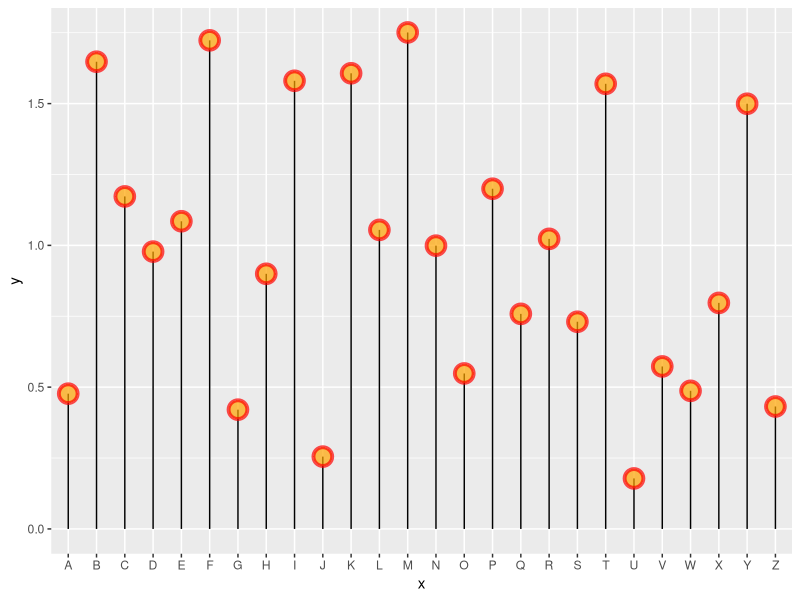
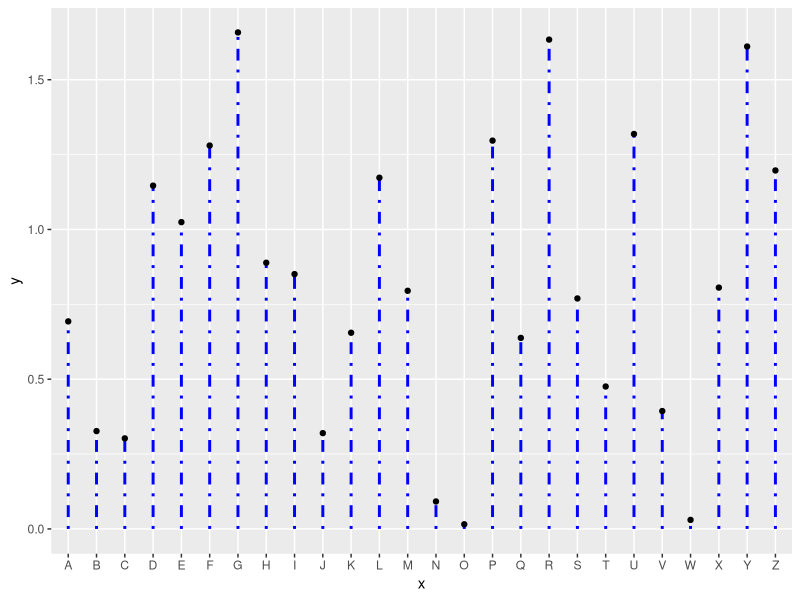
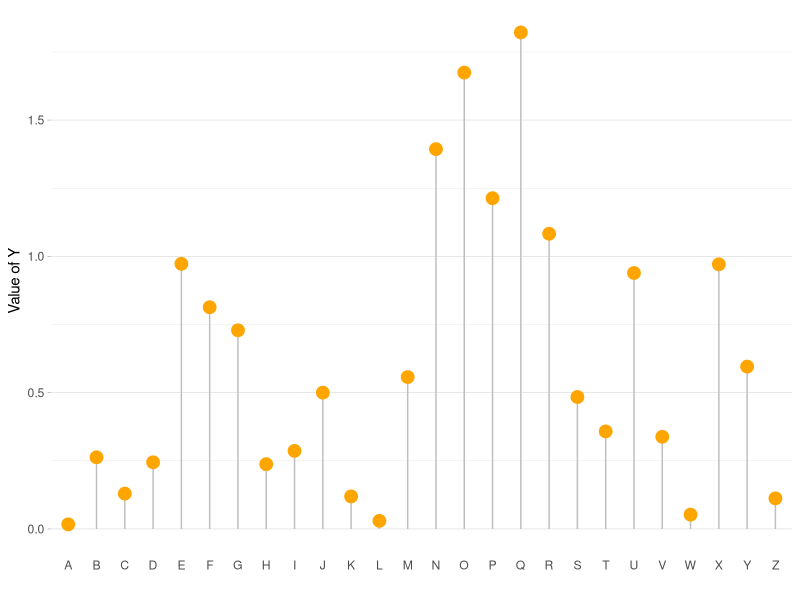
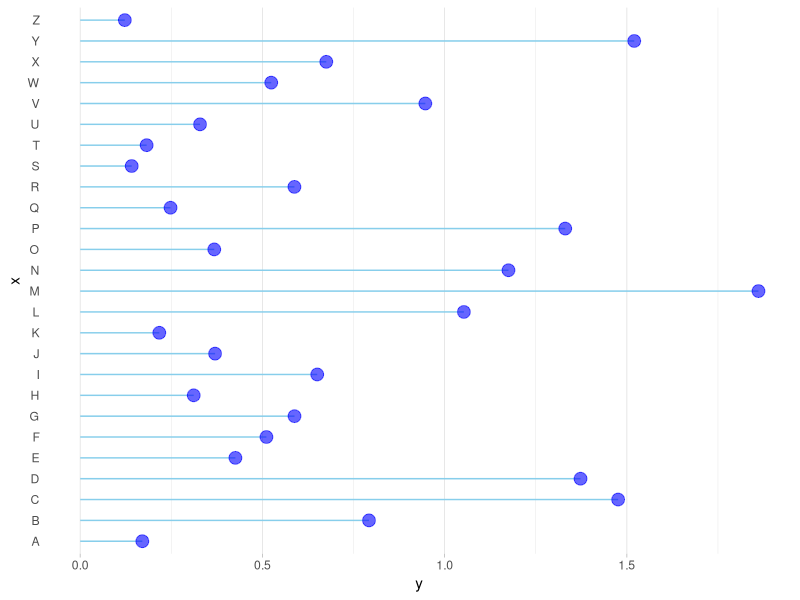
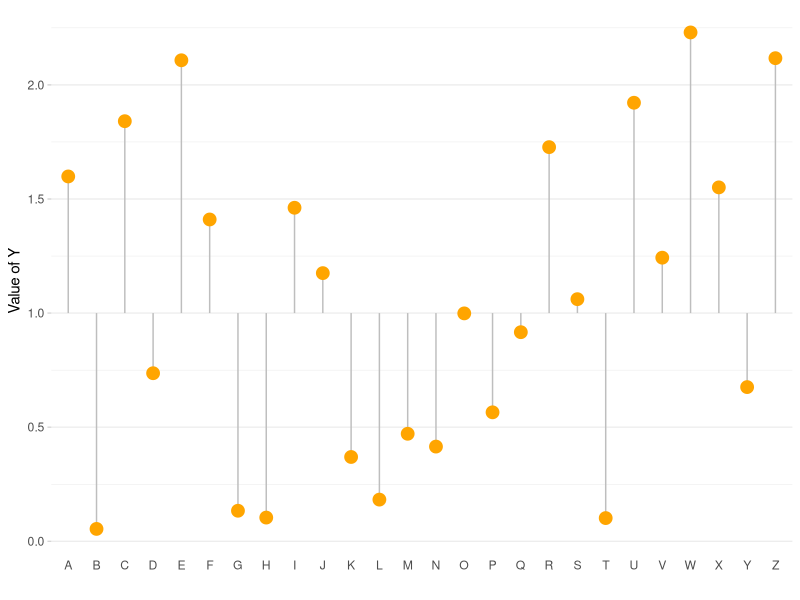

These charts were generated, in order, by the following R code: (Note: this script raises an error after producing the figures.)
## ---- chunk 1
knitr::opts_chunk$set( warning=FALSE, message=FALSE)
## ---- chunk 2
# Library
library(tidyverse)
 
# Create data
data <- data.frame(
  x=LETTERS[1:26],
  y=abs(rnorm(26))
)
 
# plot
ggplot(data, aes(x=x, y=y)) +
  geom_segment( aes(x=x, xend=x, y=0, yend=y)) +
  geom_point( size=5, color="red", fill=alpha("orange", 0.3), alpha=0.7, shape=21, stroke=2) 
## ---- chunk 3
# Libraries
library(ggplot2)

# Create data
data <- data.frame(
  x=LETTERS[1:26],
  y=abs(rnorm(26))
)

# Plot
ggplot(data, aes(x=x, y=y)) +
  geom_segment( aes(x=x, xend=x, y=0, yend=y) , size=1, color="blue", linetype="dotdash" ) +
  geom_point()
## ---- chunk 4
# Libraries
library(ggplot2)

# Create data
data <- data.frame(
  x=LETTERS[1:26],
  y=abs(rnorm(26))
)

# Plot
ggplot(data, aes(x=x, y=y)) +
  geom_segment( aes(x=x, xend=x, y=0, yend=y), color="grey") +
  geom_point( color="orange", size=4) +
  theme_light() +
  theme(
    panel.grid.major.x = element_blank(),
    panel.border = element_blank(),
    axis.ticks.x = element_blank()
  ) +
  xlab("") +
  ylab("Value of Y")
## ---- chunk 5
# Libraries
library(ggplot2)

# Create data
data <- data.frame(
  x=LETTERS[1:26],
  y=abs(rnorm(26))
)

# Horizontal version
ggplot(data, aes(x=x, y=y)) +
  geom_segment( aes(x=x, xend=x, y=0, yend=y), color="skyblue") +
  geom_point( color="blue", size=4, alpha=0.6) +
  theme_light() +
  coord_flip() +
  theme(
    panel.grid.major.y = element_blank(),
    panel.border = element_blank(),
    axis.ticks.y = element_blank()
  )
## ---- chunk 6
# Libraries
library(ggplot2)

# Create data
data <- data.frame(
  x=LETTERS[1:26],
  y=abs(rnorm(26))
)

# Change baseline
ggplot(data, aes(x=x, y=y)) +
  geom_segment( aes(x=x, xend=x, y=1, yend=y), color="grey") +
  geom_point( color="orange", size=4) +
  theme_light() +
  theme(
    panel.grid.major.x = element_blank(),
    panel.border = element_blank(),
    axis.ticks.x = element_blank()
  ) +
  xlab("") +
  ylab("Value of Y")

## ---- chunk 7
htmltools::includeHTML("htmlChunkRelatedRanking.html")
